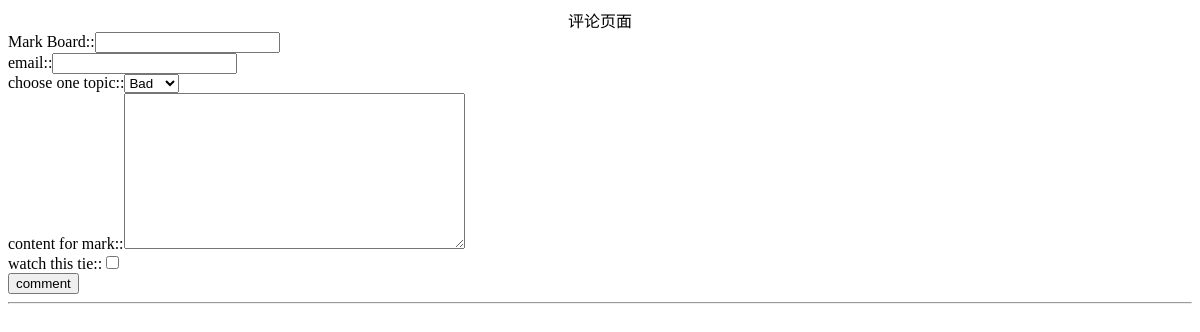
/rango/remark/, run on an earlier commit of the app's database.
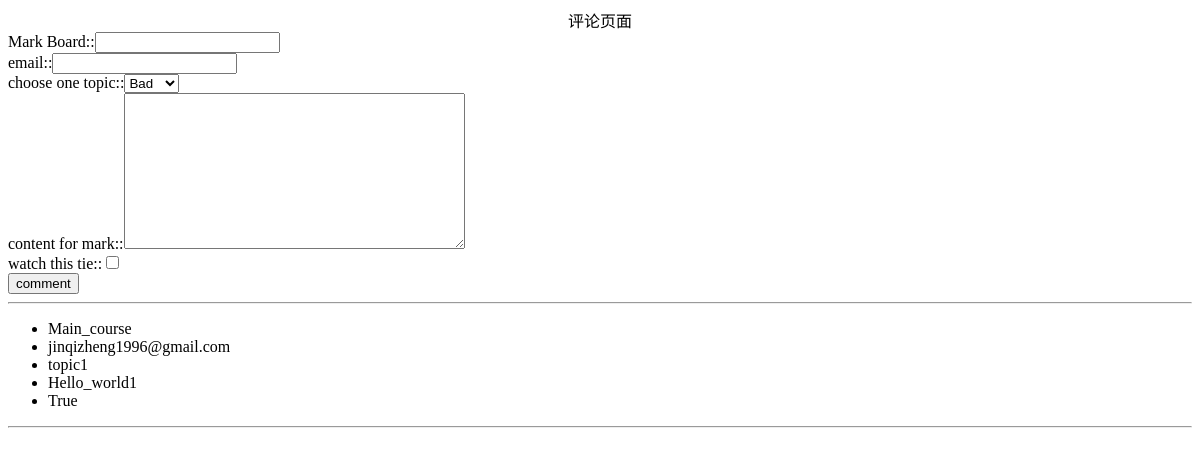
And on a later commit of the database.
### rango/models.py (models this page shows, shortened)
class Remark(models.Model):
    subject = models.CharField(max_length=100)
    mail = models.EmailField()
    topic = models.CharField(max_length=100)
    message = models.CharField(max_length=300)
    cc_myself = models.BooleanField()
    class Meta:
        ordering = ['subject']

### rango/views.py (the view)
# urls.py: path('remark/', views.remark, name='remark'),
def remark(request):
    if request.method == "POST":
        form = RemarkForm(request.POST)
        if form.is_valid():
            myremark = Remark()
            myremark.subject = form.cleaned_data['subject']
            myremark.mail = form.cleaned_data['mail']
            myremark.topic = form.cleaned_data['topic']
            myremark.message = form.cleaned_data['message']
            myremark.cc_myself = form.cleaned_data['cc_myself']
            myremark.save()
    else:
        form = RemarkForm()
    context_dict = {
        'form': form,
        'ties': Remark.objects.all()
    }
    return render(request, 'rango/message.html', context=context_dict)

### rango/models.py
class RemarkForm(forms.Form):
    subject = forms.CharField(max_length=100,label='Mark Board')
    mail = forms.EmailField(label='email')
    topic = forms.ChoiceField(choices=TOPIC_CHOICES,label='choose one topic')
    message = forms.CharField(label='content for mark',widget=forms.Textarea)
    cc_myself = forms.BooleanField(required=False,label='watch this tie')

### templates/rango/message.html (shortened to what this page needs)
<!DOCTYPE html>
<html lang="en">
<head>
</head>
<body>
<div align="center">评论页面</div>
<form action="." method="post">
    {% for field in form %}
    <div>
        {{ field.label_tag }}:{{ field }}
    </div>
    {% endfor %}
<div>
    <input type="submit" value="comment">
</div>
</form>
<hr>
{% for tie in ties %}
<div>
    <ul>
        <li>{{ tie.subject }}</li>
        <li>{{ tie.mail }}</li>
        <li>{{ tie.topic }}</li>
        <li>{{ tie.message }}</li>
        <li>{{ tie.cc_myself }}</li>
    </ul>
    <hr>
</div>
{% endfor %}
</body>
</html>

What changed in the data, as far as the page shows it:
added Remark: subject "Main_course", mail "jinqizheng1996@gmail.com", topic "topic1", message "Hello_world1", cc_myself "True"
